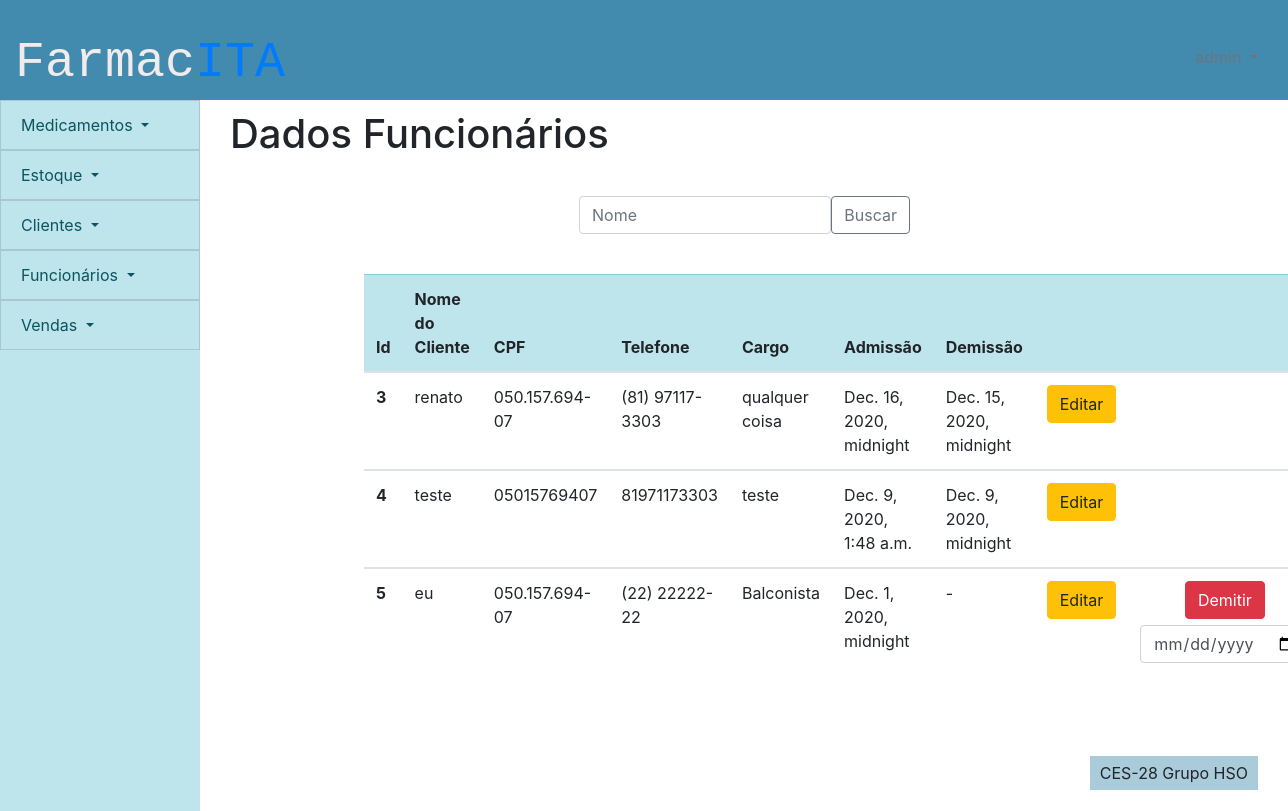
/pessoas/editar_usuario (signed in), run on an earlier commit of the app's database.
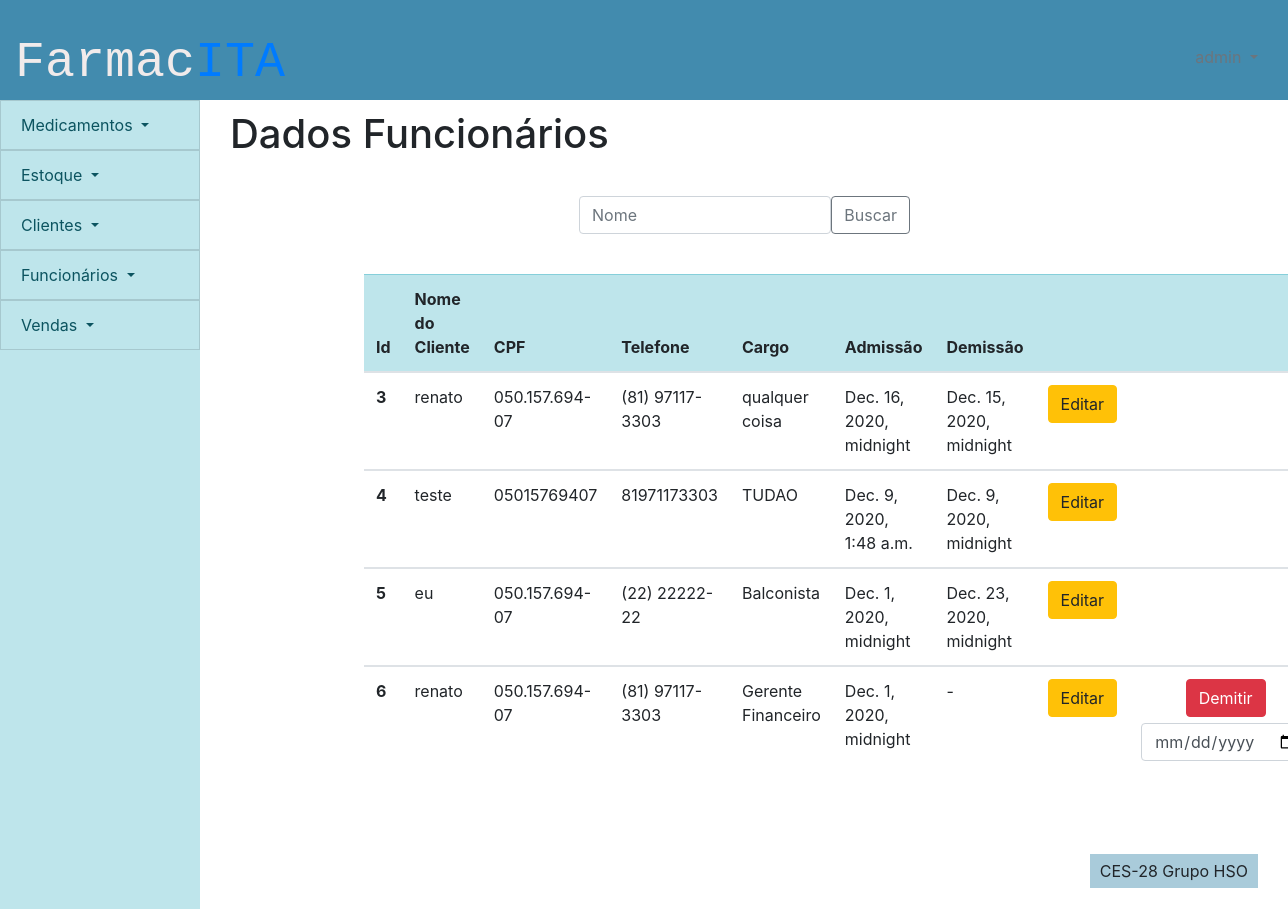
And on a later commit of the database.
### pessoas/models.py (models this page shows)
class funcionario(models.Model):
    id = models.AutoField(primary_key=True, auto_created=True)
    user = models.OneToOneField(User,on_delete=models.CASCADE)
    nome_funcionario = models.CharField(max_length=300)
    cpf = models.CharField(max_length=14)
    telefone = models.CharField(max_length=15)
    cargo = models.CharField(max_length=100)
    data_de_admissao = models.DateTimeField(auto_now=False,auto_now_add=False,null=False)
    data_de_demissao = models.DateTimeField(auto_now=False,auto_now_add=False,null=True)
    class Meta:
        db_table = 'funcionarios'

### pessoas/views.py (the view, shortened to what this page needs)
# urls.py: path('editar_usuario',views.editar_usuario, name = 'editar_usuario'),
def editar_usuario(request):
    if request.user.is_authenticated:
        editar = False
        lista = funcionario.objects.all()
        busca = request.GET.get('buscacliente')
        if busca:
            editar = False
            lista = funcionario.objects.filter(nome_funcionario__icontains = busca)
        delete = request.GET.get('delete')
        data = request.GET.get('data_de_demissao')
        if delete:
            print("olha aki")
            teste = funcionario.objects.filter(id = delete)
            print(data)
            teste.update(data_de_demissao = data)
        editando = request.GET.get('edit')
        if editando:
            editar = True
            lista = funcionario.objects.filter(id = editando)
        return render(request,'pessoas/pagina_edicao_de_usuario.html',{'lista':lista,'editar':editar})
    else:
        return failed_login(request)

### frontend/pessoas/pagina_edicao_de_usuario.html (shortened to what this page needs)
{% extends 'template/padrao.html' %}
{% load static %}
{%block titulo-conteudo %}
Dados Funcionários
{% endblock %}
{% block content %}
<div>
    <div class="row formulario">
        <div class="col-sm-12">
            <div>
                <form method="GET">
                    <div class="input-group-prepend">
                        <input type="text" class="form-control" placeholder="Nome" name="buscacliente" id="buscacliente">
                    <button class="btn btn-outline-secondary" type="submit" id="button-addon1">Buscar</button>
                    </div>
                    </form>
            </div>
        </div>
    </div>
    <div class="tabela">
        <table class="table table-hover">
            <thead class="table-info">
                <tr>
                    <th scope="col">Id</th>
                    <th scope="col">Nome do Cliente</th>
                    <th scope="col">CPF</th>
                    <th scope="col">Telefone</th>
                    <th scope="col">Cargo</th>
                    <th scope="col">Admissão</th>
                    <th scope="col">Demissão</th>
                    <th></th>
                    <th></th>
                </tr>
            </thead>
            {% for i in lista %}
            <tbody>
                <tr class={{i.id}}>
                    <th scope="row">{{i.id}}</th>
                    <td class = "nome">{{i.nome_funcionario}}</td>
                    <td class = "cpf">{{i.cpf}}</td>
                    <td class = "telefone">{{i.telefone}}</td>
                    <td class = "cargo">{{i.cargo}}</td>
                    <td class = "admissao">{{i.data_de_admissao}}</td>
                    <td class = "demissao">
                        {% if i.data_de_demissao == None%}
                        {{"-"}}
                        {%else%}
                        {{i.data_de_demissao}}
                        {% endif%}
                    </td>
                    <td>
                        <form class= "centro">
                            <button value = {{i.id}} name = 'edit' class="btn btn-warning"  type = "submit" >Editar</button>
                        </form>
                    </td>
                    <td>
                        {% if i.data_de_demissao == None%}
                        <form class= "centro">
                            <button  value = {{i.id}} name = 'delete' class="btn btn-danger botao" type = "submit">Demitir</button>
                            <input type="date" required class="form-control background-none custom-input" id="data_de_admissao", name = 'data_de_demissao'>
                        </form>
                        {% endif%}
                    </td>
                </tr>
            </tbody>
            {% endfor %}
        </table>
    </div>
</div>
{% endblock %}

What changed in the data, as far as the page shows it:
changed funcionario "teste": cargo "teste" → "TUDAO"
changed funcionario "eu": data_de_demissao (not shown) → "Dec. 23, 2020, midnight"; value "-" → (not shown)
added funcionario: id "6", nome_funcionario "renato", cpf "050.157.694-07", telefone "(81) 97117-3303", cargo "Gerente Financeiro", data_de_admissao "Dec. 1, 2020, midnight", value "-"
